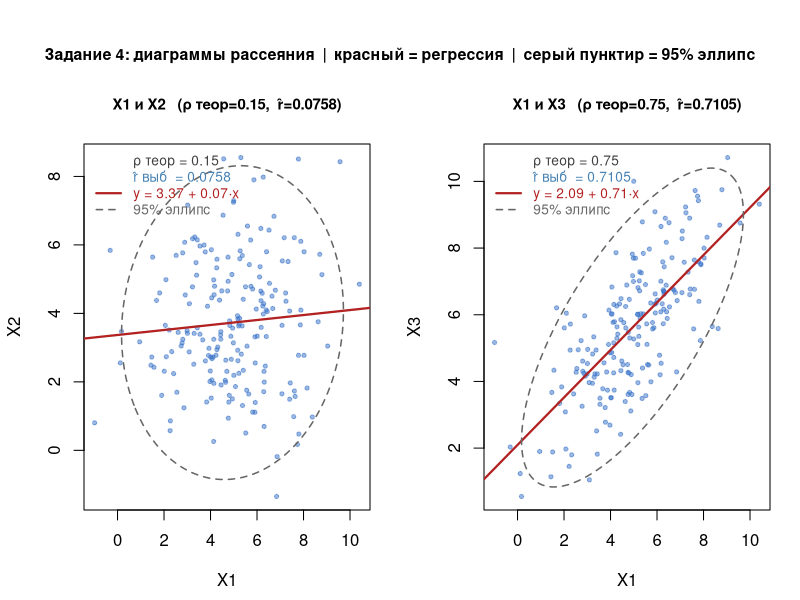

R code for this plot:
# ============================================================
#  Лабораторная работа №4
#  Генерация и анализ коррелированных выборок
# ============================================================

# ──── Глобальные настройки ───────────────────────────────────
set.seed(42)
N     <- 200    # объём каждой выборки
alpha <- 0.05   # уровень значимости

# ──── Задание 1: параметры X1 (задаём произвольно) ───────────
a1 <- 5 ;  S1 <- 2   # X1 ~ N(5, 2²)

# ──── Задание 2: целевые коэффициенты корреляции ─────────────
r1 <- 0.15   # слабая корреляция,  r1 ∈ [0.1; 0.2]
r2 <- 0.75   # сильная корреляция, r2 ∈ [0.6; 0.9]

# Параметры шумовой компоненты.
# КЛЮЧЕВОЕ УСЛОВИЕ: S2 = S1 — только тогда формула из задания
# обеспечивает теоретическую корреляцию ровно r1 или r2.
#
# Доказательство (при S2 = S1 = S):
#   X2 = r1·X1 + √(1−r1²)·ε,  ε ~ N(a2, S)
#   Var(X2) = r1²·S² + (1−r1²)·S² = S²
#   Cov(X1, X2) = r1·Var(X1) = r1·S²     [X1 и ε независимы]
#   Cor(X1, X2) = r1·S² / (S·S) = r1  ✓
#
# При S2 ≠ S1 теор. корреляция была бы:
#   r1·S1 / √(r1²·S1² + (1−r1²)·S2²) ≠ r1
#
a2 <- 3 ;  S2 <- S1   # S2 = S1 гарантирует cor(X1,X2) = r1

cat("\n╔═══════════════════════════════════════════════════════════╗\n")
cat(  "║    ЛАБ. РАБОТА №4 — КОРРЕЛИРОВАННЫЕ ВЫБОРКИ              ║\n")
cat(  "╚═══════════════════════════════════════════════════════════╝\n")
cat(sprintf("  N = %d  |  α = %.2f\n", N, alpha))
cat(sprintf("  X1 ~ N(a1=%g, S1=%g)   |   шум ~ N(a2=%g, S2=%g)\n",
            a1, S1, a2, S2))
cat(sprintf("  Целевые корреляции: ρ₁ = %.2f  ρ₂ = %.2f\n\n", r1, r2))


# ─────────────────────────────────────────────────────────────
#  ЗАДАНИЕ 1: Генерация X1
# ─────────────────────────────────────────────────────────────
X1 <- rnorm(N, mean = a1, sd = S1)


# ─────────────────────────────────────────────────────────────
#  ЗАДАНИЕ 3: Генерация X2 и X3 с заданными корреляциями
# ─────────────────────────────────────────────────────────────
# Метод: представить Xᵢ как линейную комбинацию X1 и независимого шума.
# Вес r при X1 → "доля объяснённой дисперсии".
# Вес √(1−r²) при шуме → нормировка, чтобы Var(Xᵢ) = Var(X1).
X2 <- r1 * X1 + sqrt(1 - r1^2) * rnorm(N, a2, S2)   # cor(X1,X2) ≈ r1
X3 <- r2 * X1 + sqrt(1 - r2^2) * rnorm(N, a2, S2)   # cor(X1,X3) ≈ r2


# ─────────────────────────────────────────────────────────────
#  ЗАДАНИЕ 5: Выборочные парные коэффициенты корреляции
# ─────────────────────────────────────────────────────────────
# Коэффициент Пирсона:
#   r̂ = Σ(xᵢ−x̄)(yᵢ−ȳ) / √[Σ(xᵢ−x̄)² · Σ(yᵢ−ȳ)²]
# Измеряет силу и направление линейной связи, r̂ ∈ [−1; 1].
r_hat1 <- cor(X1, X2)
r_hat2 <- cor(X1, X3)

cat("────────────────────────────────────────────────────────────\n")
cat("  Задание 5: Выборочные коэффициенты корреляции Пирсона\n")
cat("────────────────────────────────────────────────────────────\n")
cat(sprintf("  X1 и X2:  ρ₁ теор = %.2f   r̂₁ = %.4f   Δ = %.4f\n",
            r1, r_hat1, abs(r_hat1 - r1)))
cat(sprintf("  X1 и X3:  ρ₂ теор = %.2f   r̂₂ = %.4f   Δ = %.4f\n\n",
            r2, r_hat2, abs(r_hat2 - r2)))


# ─────────────────────────────────────────────────────────────
#  ВСПОМОГАТЕЛЬНАЯ ФУНКЦИЯ: задания 6 и 7 для одной пары
# ─────────────────────────────────────────────────────────────
analyze_correlation <- function(x, y, label, r_theory, alpha = 0.05) {
  n <- length(x)
  r <- cor(x, y)   # выборочный коэффициент Пирсона

  # ── Задание 6: статистика Стьюдента ──────────────────────
  #
  # Гипотезы: H₀: ρ = 0  (линейная связь отсутствует)
  #           H₁: ρ ≠ 0  (линейная связь есть)
  #
  # Теорема: при H₀ статистика T = r̂·√(n−2)/√(1−r̂²) ~ t_{n−2}
  #
  # Откуда n−2? Из n наблюдений пары (X,Y) мы оцениваем 2 параметра:
  # μₓ и μᵧ — поэтому «тратим» 2 степени свободы.
  #
  # Физический смысл: чем дальше r̂ от нуля И чем больше n,
  # тем больше |T| → тем убедительнее свидетельство против H₀.
  #
  t_obs  <- r * sqrt(n - 2) / sqrt(1 - r^2)
  t_crit <- qt(1 - alpha/2, df = n - 2)
  p_val  <- 2 * pt(-abs(t_obs), df = n - 2)   # двусторонний p-value
  reject <- abs(t_obs) > t_crit

  # ── Задание 7: Z-преобразование Фишера ───────────────────
  #
  # Проблема прямого ДИ:
  #   Распределение r̂ сильно скошено при ρ ≠ 0 (особенно |ρ| → 1).
  #   Например, при ρ=0.9 и n=20 r̂ «прижат» сверху к 1 и правый хвост
  #   длиннее левого → симметричный ДИ вокруг r̂ будет неточным.
  #
  # Решение Фишера (1915):
  #   Z = arctanh(r̂) = ½·ln[(1+r̂)/(1−r̂)]
  #   Z ≈ N(arctanh(ρ),  1/(n−3))  —  дисперсия стабилизирована!
  #   При n=200: σ_Z = 1/√197 ≈ 0.071 — не зависит от ρ.
  #
  # Алгоритм:
  #   1. Вычислить Z = arctanh(r̂)
  #   2. Построить ДИ для Z: Z ± z_{α/2}/√(n−3)
  #   3. Обратное преобразование: ρ = tanh(Z_lower), tanh(Z_upper)
  #
  Z_hat  <- atanh(r)                   # atanh() — встроенная функция R
  Z_se   <- 1 / sqrt(n - 3)            # стандартная ошибка Z
  z_crit <- qnorm(1 - alpha/2)         # z_{0.975} ≈ 1.9600

  Z_lo   <- Z_hat - z_crit * Z_se      # нижняя граница Z
  Z_hi   <- Z_hat + z_crit * Z_se      # верхняя граница Z
  r_lo   <- tanh(Z_lo)                 # нижняя граница ρ
  r_hi   <- tanh(Z_hi)                 # верхняя граница ρ

  # ── Вывод в консоль ──────────────────────────────────────
  sep <- strrep("─", 62)
  cat(sprintf("\n%s\n  Пара: %s   |   теор. ρ = %.2f\n%s\n",
              sep, label, r_theory, sep))
  cat(sprintf("  Выборочный коэффициент корреляции:  r̂ = %.4f\n\n", r))

  cat("  [6] Критерий значимости корреляции (тест Стьюдента)\n")
  cat(sprintf("      H₀: ρ=0   H₁: ρ≠0   α=%.2f\n", alpha))
  cat(sprintf("      Формула: t = r̂·√(n-2) / √(1-r̂²)\n"))
  cat(sprintf("               = %.4f · √%d / √(1 - %.4f²)\n", r, n-2, r))
  cat(sprintf("      t_набл   = %.4f\n", t_obs))
  cat(sprintf("      t_крит   = t(α/2=%g, df=%d) = %.4f\n",
              alpha/2, n-2, t_crit))
  cat(sprintf("      p-value  = %.6f\n", p_val))
  cat(sprintf("      |t_набл|=%.4f  %s  t_крит=%.4f\n",
              abs(t_obs), ifelse(reject, ">  →  ОТВЕРГАЕМ H₀",
                                          "≤  →  Не отвергаем H₀"), t_crit))
  cat(sprintf("      Вывод: корреляция %s (α=%.2f)\n\n",
              ifelse(reject, "статистически ЗНАЧИМА", "не значима"), alpha))

  cat("  [7] Доверительный интервал (Z-преобразование Фишера)\n")
  cat(sprintf("      Z = arctanh(r̂) = arctanh(%.4f) = %.4f\n", r, Z_hat))
  cat(sprintf("      SE(Z) = 1/√(n-3) = 1/√%d = %.4f\n", n-3, Z_se))
  cat(sprintf("      z_крит = %.4f\n", z_crit))
  cat(sprintf("      Полуширина ДИ = %.4f · %.4f = %.4f\n",
              z_crit, Z_se, z_crit * Z_se))
  cat(sprintf("      ДИ для Z: [%.4f; %.4f]\n", Z_lo, Z_hi))
  cat(sprintf("      ДИ для ρ = tanh(Z): [%.4f; %.4f]\n", r_lo, r_hi))
  cat(sprintf("      Теор. ρ=%.2f %s 95%% ДИ\n\n",
              r_theory,
              ifelse(r_theory >= r_lo & r_theory <= r_hi,
                     "✓ попадает в", "✗ НЕ попадает в")))

  # Независимая проверка через встроенную функцию cor.test()
  # (она реализует тот же алгоритм — результаты должны совпадать)
  ct <- cor.test(x, y)
  cat(sprintf("  Проверка cor.test():  t=%.4f,  p=%.6f\n",
              as.numeric(ct$statistic), ct$p.value))
  cat(sprintf("  95%% ДИ cor.test():    [%.4f; %.4f]\n",
              ct$conf.int[1], ct$conf.int[2]))

  invisible(list(r=r, t=t_obs, p=p_val, ci=c(r_lo, r_hi)))
}


# ─────────────────────────────────────────────────────────────
#  ЗАДАНИЯ 6 И 7: Запуск анализа
# ─────────────────────────────────────────────────────────────
cat("════════════════════════════════════════════════════════════\n")
cat("  Задания 6–7: Тест Стьюдента и ДИ Фишера\n")
cat("════════════════════════════════════════════════════════════\n")
res1 <- analyze_correlation(X1, X2, "X1 и X2", r1, alpha)
res2 <- analyze_correlation(X1, X3, "X1 и X3", r2, alpha)

# Итоговая сводная таблица
cat(sprintf("\n%s\n  СВОДНАЯ ТАБЛИЦА\n%s\n",
            strrep("═", 62), strrep("─", 62)))
cat(sprintf("  %-10s  %-7s  %-8s  %-8s  %-18s\n",
            "Пара", "ρ теор", "r̂", "|t| / p", "95% ДИ для ρ"))
cat(sprintf("  %s\n", strrep("─", 60)))
cat(sprintf("  %-10s  %-7.2f  %-8.4f  %-8.4f / %.4f  [%.4f; %.4f]\n",
            "X1 и X2", r1, res1$r, abs(res1$t), res1$p, res1$ci[1], res1$ci[2]))
cat(sprintf("  %-10s  %-7.2f  %-8.4f  %-8.4f / %.6f  [%.4f; %.4f]\n",
            "X1 и X3", r2, res2$r, abs(res2$t), res2$p, res2$ci[1], res2$ci[2]))
cat(sprintf("  %s\n", strrep("─", 62)))


# ─────────────────────────────────────────────────────────────
#  ЗАДАНИЕ 4: Диаграммы рассеяния
# ─────────────────────────────────────────────────────────────
#
# Для каждой пары рисуем:
#  • облако точек (scatter plot);
#  • линию регрессии Y ~ X (МНК);
#  • 95% доверительный эллипс рассеяния.
#
# Доверительный эллипс: множество точек, для которых
#   (p − μ)ᵀ Σ⁻¹ (p − μ) ≤ χ²_{0.95, 2} ≈ 5.991
# Геометрически — эллипс с полуосями √(χ²·λᵢ) вдоль
# собственных векторов ковариационной матрицы Σ.
# При сильной корреляции эллипс вытянут вдоль главной диагонали.
#
add_ellipse <- function(x, y, conf = 0.95, ...) {
  Sigma  <- cov(cbind(x, y))          # 2×2 ковариационная матрица
  center <- c(mean(x), mean(y))
  eig    <- eigen(Sigma)               # λ₁≥λ₂; V=[v₁,v₂]
  cval   <- qchisq(conf, df = 2)      # χ²_{0.95,2} ≈ 5.991

  # Параметрически: p − μ = [cos θ, sin θ] · diag(√(χ²·λ)) · Vᵀ
  theta <- seq(0, 2 * pi, length.out = 300)
  ell   <- cbind(cos(theta), sin(theta)) %*%
           diag(sqrt(cval * eig$values)) %*%
           t(eig$vectors)

  lines(ell[, 1] + center[1], ell[, 2] + center[2], ...)
}

plot_scatter <- function(x, y, label_x, label_y, r_hat, r_theory) {
  C1 <- rgb(0.22, 0.45, 0.78, 0.50)   # полупрозрачный синий

  plot(x, y,
       main = sprintf("%s и %s   (ρ теор=%.2f,  r̂=%.4f)",
                      label_x, label_y, r_theory, r_hat),
       xlab = label_x, ylab = label_y,
       col  = C1, pch = 20, cex = 0.85, cex.main = 0.90)

  # Линия регрессии по МНК: y = b0 + b1·x
  m  <- lm(y ~ x)
  abline(m, col = "firebrick", lwd = 2.2)

  # 95% доверительный эллипс
  add_ellipse(x, y, conf = 0.95,
              col = "grey40", lwd = 1.5, lty = 2)

  # Аннотация: уравнение регрессии
  b0 <- coef(m)[1];  b1 <- coef(m)[2]
  legend("topleft",
         legend = c(sprintf("ρ теор = %.2f",  r_theory),
                    sprintf("r̂ выб  = %.4f", r_hat),
                    sprintf("y = %.2f + %.2f·x", b0, b1),
                    "95% эллипс"),
         col    = c(NA, NA, "firebrick", "grey40"),
         lty    = c(NA, NA, 1, 2),
         lwd    = c(NA, NA, 2.2, 1.5),
         text.col = c("grey25", "steelblue", "firebrick", "grey40"),
         cex    = 0.82, bty = "n")
}

dev.new(width = 12, height = 5.8, noRStudioGD = TRUE)
par(mfrow = c(1, 2),
    mar   = c(4.5, 4.2, 4.0, 1.5),
    oma   = c(0, 0, 3.2, 0))

plot_scatter(X1, X2, "X1", "X2", r_hat1, r1)
plot_scatter(X1, X3, "X1", "X3", r_hat2, r2)

mtext(paste0("Задание 4: диаграммы рассеяния  |  ",
             "красный = регрессия  |  серый пунктир = 95% эллипс"),
      outer = TRUE, font = 2, cex = 0.95)


cat("\n════════════════════════════════════════════════════════════\n")
cat("  Анализ завершён. Открыто окно с диаграммами рассеяния.\n")
cat("════════════════════════════════════════════════════════════\n\n")
cat("  Ключевые выводы:\n")
cat(sprintf("  • Слабая корреляция (ρ₁=%.2f): t_набл=%.2f < t_крит → H₀ не отвергается.\n",
            r1, abs(res1$t)))
cat(sprintf("  • Сильная корреляция (ρ₂=%.2f): t_набл=%.2f >> t_крит → H₀ отвергается.\n",
            r2, abs(res2$t)))
cat("  • Оба теор. значения попадают в свои 95%% ДИ Фишера.\n")
cat("  • На диаграммах: эллипс для X1-X3 заметно вытянут\n")
cat("    вдоль главной диагонали (признак сильной корреляции).\n\n")
